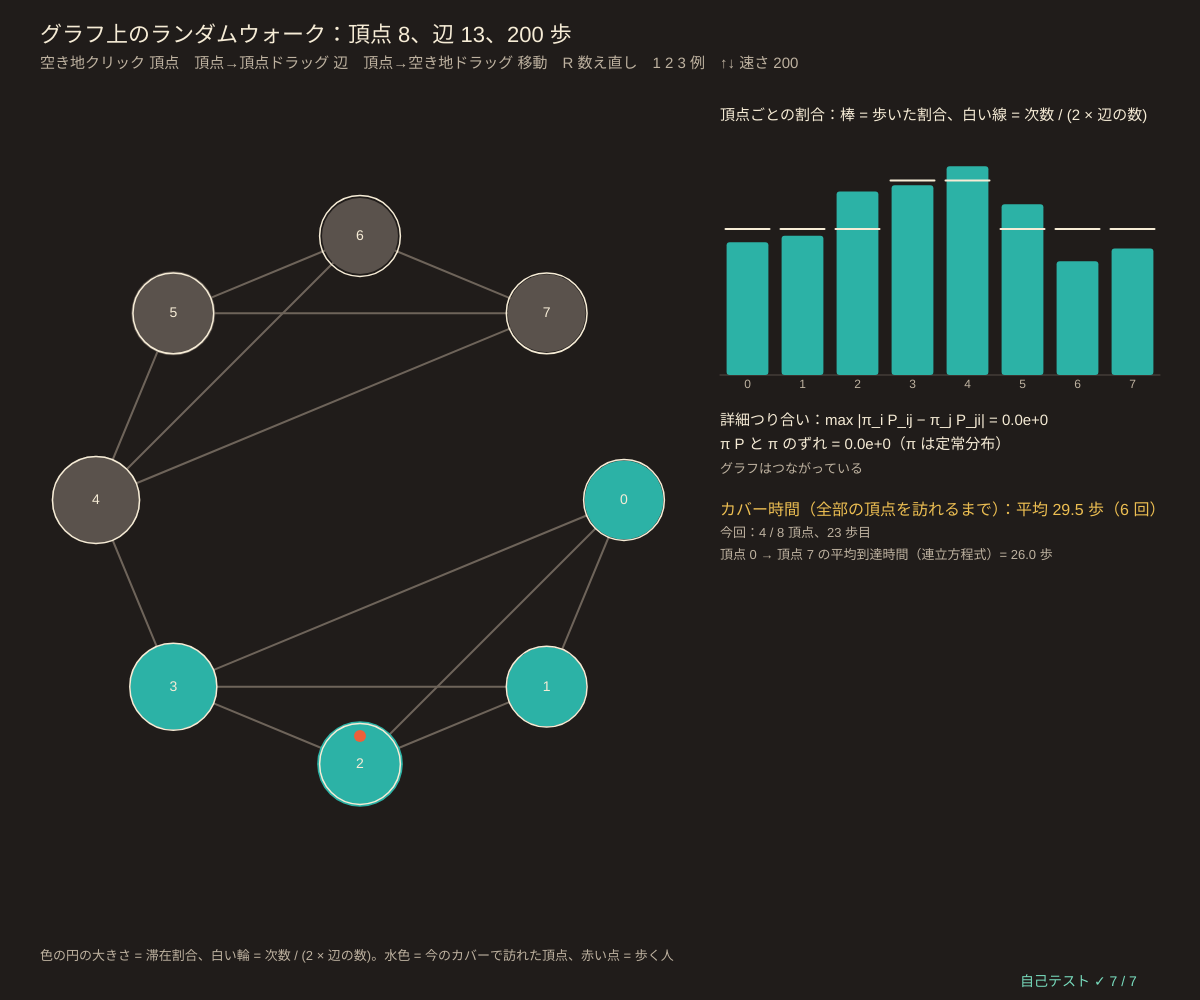
Frame 1 (no input)
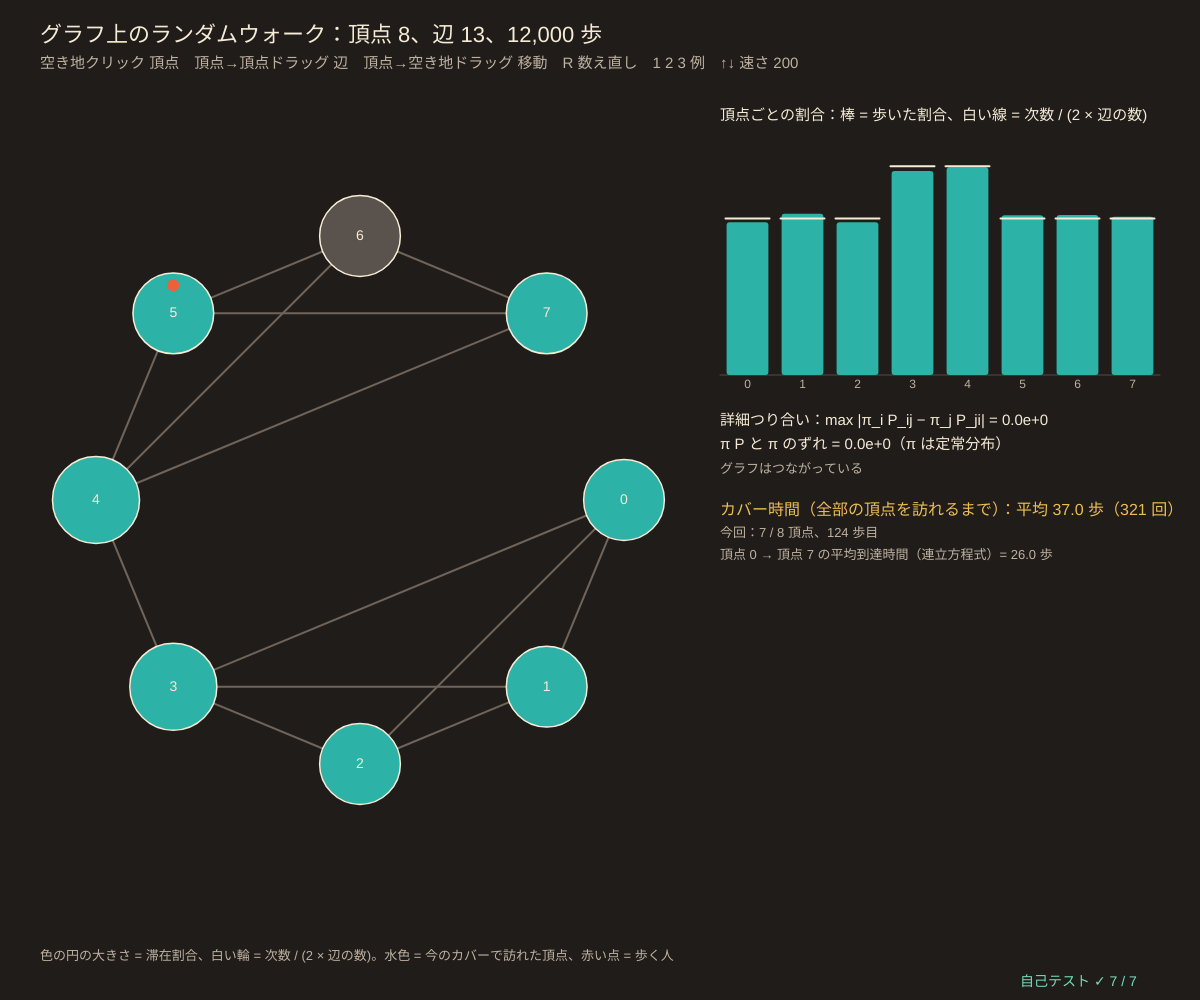
Frame 60 (no input)
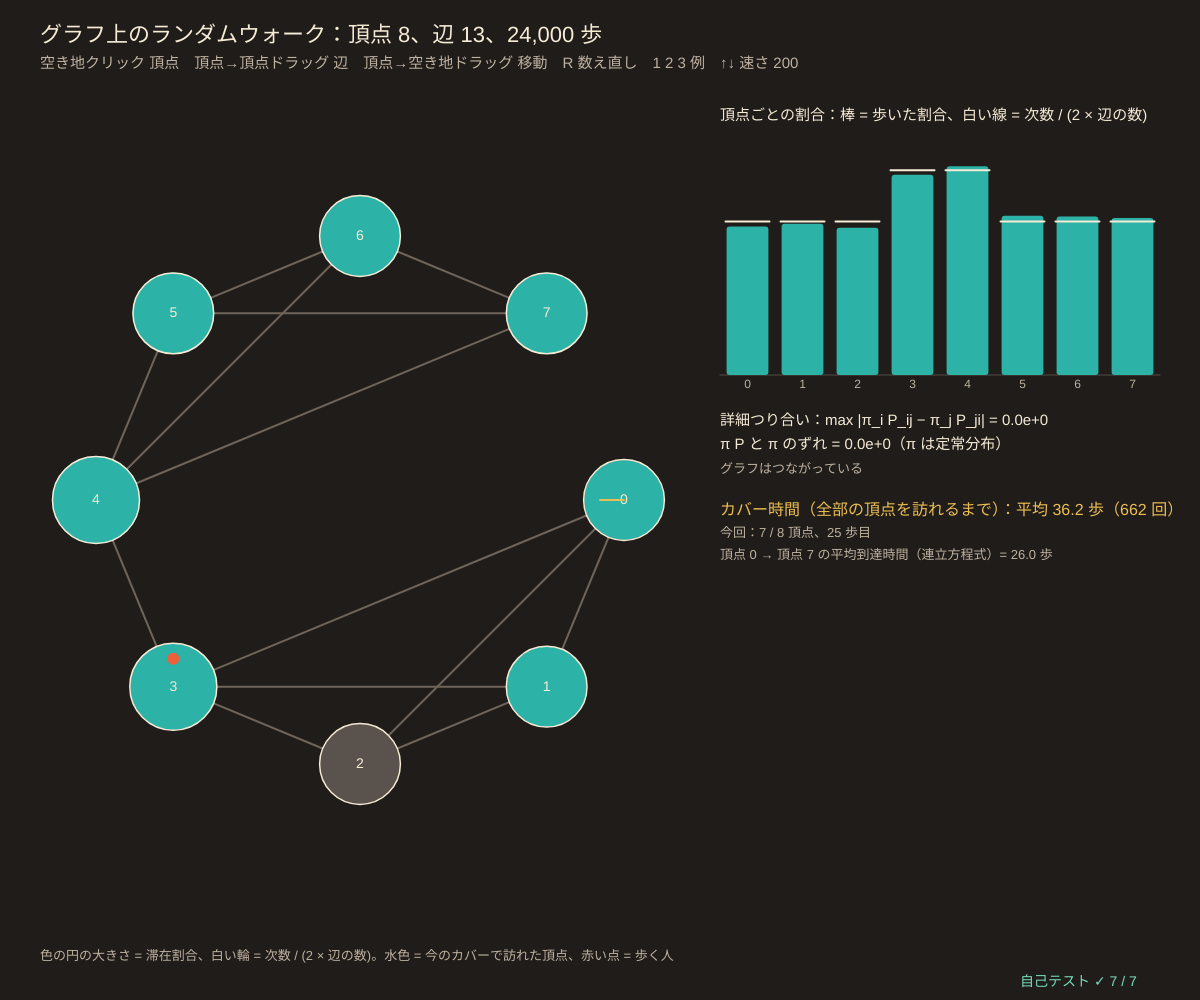
Frame 120 (the mouse pressed at the canvas centre since frame 60)

The p5.js sketch that drew these frames (run headless with seeded random() and noise() and a simulated clock; from frame 60 on, the mouse is pressed at the canvas centre):

// p5.js sketch
// ── sketch.js
// ============================================
// 06 グラフ上のランダムウォーク ─ 頂点から出る辺を 1 本、同じ確率で選んで歩く（P_ij = 1 / 次数(i)）
// 長く歩くと、各頂点にいる時間の割合は「次数（つながっている辺の数）に比例」：π_i = 次数(i) / (2 × 辺の数)
// 理由は詳細つり合い π_i P_ij = π_j P_ji：どの辺でも、行きと帰りの流れが同じ（1 / (2 × 辺の数)）
// カバー時間：全部の頂点を 1 回以上訪れるまでの歩数（何回もやって平均）
// （向きのあるリンクとランダムなジャンプにすると、検索のページランク：シリーズ 8 の 08、シリーズ 31 の 11）
// 空き地をクリック 頂点を追加 / 頂点から頂点へドラッグ 辺をつける・消す / 頂点を空き地へドラッグ 移動 / R 数え直し / 1 2 3 例のグラフ / ↑↓ 速さ
// ============================================

const MAX_V = 12;                        // ★ 頂点の数の上限
const NODE_R = 20;
let pos = [], adjM = [], transP = [], piDeg = [], walker = 0, visits = [], tWalk = 0, speed = 200;
let cover = { seen: [], nSeen: 0, t: 0, done: [], start: 0 }, dragFrom = -1, pressX = 0, pressY = 0;

function setup() {
  createCanvas(windowWidth, windowHeight);
  selfTest();
  seedRng(6); example(1);
}
function example(k) {                    // ★ 例のグラフ
  let cx = width * 0.3, cy = height * 0.5, r = Math.min(width * 0.22, height * 0.32), lists = {
    1: [8, [[0, 1], [1, 2], [2, 3], [3, 0], [0, 2], [3, 4], [4, 5], [5, 6], [6, 7], [7, 4], [4, 6], [5, 7], [1, 3]]],   // 2 つのかたまり
    2: [8, [[0, 1], [1, 2], [2, 3], [3, 4], [4, 5], [5, 6], [6, 7]]],                                                     // 1 本の道
    3: [9, [[0, 1], [0, 2], [0, 3], [0, 4], [0, 5], [0, 6], [0, 7], [0, 8], [1, 2], [5, 6]]],                             // 星（中心の次数が大きい）
  };
  let [n, list] = lists[k]; pos = [];
  for (let i = 0; i < n; i++) pos.push(k === 3 && i === 0 ? [cx, cy] : [cx + r * Math.cos((i * 2 * Math.PI) / (k === 3 ? n - 1 : n)), cy + r * Math.sin((i * 2 * Math.PI) / (k === 3 ? n - 1 : n))]);
  adjM = zerosMat(n); for (let [i, j] of list) { adjM[i][j] = 1; adjM[j][i] = 1; }
  rebuild();
}
// ★ ランダムウォークの遷移：P_ij = 辺があれば 1 / 次数(i)。辺のない頂点はその場にとどまる
function walkP(a) { return fixRows(a.map((r) => r.slice())); }
function degreesOf(a) { return a.map((r) => sumOf(r)); }
function rebuild() {
  transP = walkP(adjM); let deg = degreesOf(adjM), tot = sumOf(deg);
  piDeg = deg.map((d) => (tot > 0 ? d / tot : 0));
  walker = Math.max(0, deg.findIndex((d) => d > 0)); visits = new Array(pos.length).fill(0); tWalk = 0;
  cover = { seen: [], nSeen: 0, t: 0, done: [], start: walker }; resetCover();
}
function resetCover() { cover.seen = new Array(pos.length).fill(false); cover.seen[walker] = true; cover.nSeen = 1; cover.t = 0; cover.start = walker; }
function reachableCount(a, s) { let seen = new Set([s]), q = [s]; while (q.length) { let u = q.shift(); a[u].forEach((v, j) => { if (v && !seen.has(j)) { seen.add(j); q.push(j); } }); } return seen.size; }
// 2 つの頂点の間の「平均の到達時間」h_i = 1 + Σ_j P_ij h_j（h_target = 0）を連立方程式で
function hittingTimes(a, target) {
  let n = a.length, m = eyeMat(n), b = new Array(n).fill(1);
  for (let i = 0; i < n; i++) { if (i === target) { b[i] = 0; continue; } for (let j = 0; j < n; j++) m[i][j] -= a[i][j]; }
  return solveLinear(m, b);
}

function draw() {
  background(...BG);
  let comp = pos.length ? reachableCount(adjM, walker) : 0;
  for (let k = 0; k < speed && pos.length; k++) {
    walker = sampleFrom(transP[walker]); visits[walker]++; tWalk++; cover.t++;
    if (!cover.seen[walker]) { cover.seen[walker] = true; cover.nSeen++; }
    if (cover.nSeen >= comp) { cover.done.push(cover.t); if (cover.done.length > 2000) cover.done.shift(); resetCover(); }
  }
  let edgesN = sumOf(degreesOf(adjM)) / 2;
  hudTitle('グラフ上のランダムウォーク：頂点 ' + pos.length + '、辺 ' + edgesN + '、' + tWalk.toLocaleString() + ' 歩', '空き地クリック 頂点　頂点→頂点ドラッグ 辺　頂点→空き地ドラッグ 移動　R 数え直し　1 2 3 例　↑↓ 速さ ' + speed);

  // ---- グラフ（頂点の大きさ = 滞在割合、白い輪 = 次数から計算した π）
  let fr = visits.map((v) => v / Math.max(1, tWalk));
  stroke(110, 100, 90); strokeWeight(2);
  for (let i = 0; i < pos.length; i++) for (let j = i + 1; j < pos.length; j++) if (adjM[i][j]) line(pos[i][0], pos[i][1], pos[j][0], pos[j][1]);
  for (let i = 0; i < pos.length; i++) {
    let col = cover.seen[i] ? TEAL : [90, 82, 76];
    noStroke(); fill(...col); circle(pos[i][0], pos[i][1], 2 * NODE_R + 120 * Math.sqrt(fr[i]));
    noFill(); stroke(...CREAM); strokeWeight(1.5); circle(pos[i][0], pos[i][1], 2 * NODE_R + 120 * Math.sqrt(piDeg[i]));
    noStroke(); fill(...CREAM); textSize(14); textAlign(CENTER, CENTER); text(i, pos[i][0], pos[i][1]);
  }
  if (pos.length) { noStroke(); fill(...DICE); circle(pos[walker][0], pos[walker][1] - NODE_R - 8, 12); }
  if (dragFrom >= 0) { stroke(...MUSTARD); strokeWeight(2); line(pos[dragFrom][0], pos[dragFrom][1], mouseX, mouseY); }
  noStroke(); fill(...SUB); textSize(13); textAlign(LEFT, TOP);
  text('色の円の大きさ = 滞在割合、白い輪 = 次数 / (2 × 辺の数)。水色 = 今のカバーで訪れた頂点、赤い点 = 歩く人', 40, height - 50);

  // ---- 滞在割合 と π（次数）
  let x = width * 0.6, gw = Math.min(460, width - x - 40), n = pos.length;
  noStroke(); fill(...CREAM); textSize(15); textAlign(LEFT, BASELINE); text('頂点ごとの割合：棒 = 歩いた割合、白い線 = 次数 / (2 × 辺の数)', x, 120);
  let top = Math.max(0.05, ...piDeg, ...fr) * 1.15, bh = height * 0.24;
  drawBars(x, 135, gw, bh, fr, [TEAL], top, pos.map((_, i) => String(i)));
  for (let i = 0; i < n; i++) { let bx = x + (i + 0.5) * (gw / n), y = 135 + bh - (piDeg[i] / top) * bh; stroke(...CREAM); strokeWeight(2); line(bx - gw / n / 2.5, y, bx + gw / n / 2.5, y); }
  // 詳細つり合い
  let db = 0; for (let i = 0; i < n; i++) for (let j = 0; j < n; j++) db = Math.max(db, Math.abs(piDeg[i] * transP[i][j] - piDeg[j] * transP[j][i]));
  let ty = 135 + bh + 50;
  noStroke(); fill(...CREAM); textSize(15); textAlign(LEFT, BASELINE);
  text('詳細つり合い：max |π_i P_ij − π_j P_ji| = ' + db.toExponential(1), x, ty);
  text('π P と π のずれ = ' + (n ? maxAbsDiff(vecMat(piDeg, transP), piDeg).toExponential(1) : '—') + '（π は定常分布）', x, ty + 24);
  fill(...(comp < n ? DICE : SUB)); textSize(13); text(comp < n ? 'つながっていない頂点がある → 歩く人のいる部分だけで考える' : 'グラフはつながっている', x, ty + 48);
  // カバー時間
  let cy2 = ty + 90; fill(...MUSTARD); textSize(16);
  text('カバー時間（全部の頂点を訪れるまで）：平均 ' + (cover.done.length ? fmtN(meanOf(cover.done), 1) : '…') + ' 歩（' + cover.done.length + ' 回）', x, cy2);
  fill(...SUB); textSize(13); text('今回：' + cover.nSeen + ' / ' + comp + ' 頂点、' + cover.t + ' 歩目', x, cy2 + 22);
  if (n > 1 && comp === n) { let h = hittingTimes(transP, n - 1); if (h) text('頂点 0 → 頂点 ' + (n - 1) + ' の平均到達時間（連立方程式）= ' + fmtN(h[0], 1) + ' 歩', x, cy2 + 44); }
  drawSelfTest(width - 180, height - 14);
}

function nodeAt(x, y) { for (let i = 0; i < pos.length; i++) if (Math.hypot(x - pos[i][0], y - pos[i][1]) < NODE_R + 6) return i; return -1; }
function mousePressed() {
  pressX = mouseX; pressY = mouseY; if (mouseX > width * 0.57 || mouseY < 90) return;
  let i = nodeAt(mouseX, mouseY);
  if (i >= 0) { dragFrom = i; return; }
  if (pos.length < MAX_V) { pos.push([mouseX, mouseY]); adjM = adjM.map((r) => r.concat([0])); adjM.push(new Array(pos.length).fill(0)); rebuild(); }
}
function mouseReleased() {
  if (dragFrom < 0) return;
  let j = nodeAt(mouseX, mouseY);
  if (j >= 0 && j !== dragFrom) { adjM[dragFrom][j] = adjM[j][dragFrom] = adjM[dragFrom][j] ? 0 : 1; rebuild(); }
  else if (j < 0 && Math.hypot(mouseX - pressX, mouseY - pressY) > 8) pos[dragFrom] = [clampv(mouseX, 40, width * 0.57), clampv(mouseY, 100, height - 70)];
  dragFrom = -1;
}
function keyPressed() {
  if (key === 'r' || key === 'R') rebuild();
  if (key === '1' || key === '2' || key === '3') { example(Number(key)); }
  if (key === UP_ARROW) speed = Math.min(20000, speed * 2);
  if (key === DOWN_ARROW) speed = Math.max(1, Math.floor(speed / 2));
  return false;
}

// ============================================
// やってみよう
// 1. 例 3（星）：中心の割合は？ 次数 8 の頂点は、次数 1 の頂点の 8 倍の時間いる
// 2. 例 2（1 本の道）はカバー時間が長い。両はしの間の到達時間は（辺の数）² になる
// 3. 2 つのかたまりを 1 本の辺だけでつなぐと、カバー時間はどう変わる？（ボトルネック）
// 4. 全部の頂点どうしをつないだ「完全グラフ」のカバー時間は、クーポン集めの問題と同じ
// ============================================

// ---- 自己テスト
function selfTest() {
  selfTestResults = [];
  let graph = (n, list) => { let a = zerosMat(n); for (let [i, j] of list) { a[i][j] = 1; a[j][i] = 1; } return a; };
  let gA = graph(6, [[0, 1], [1, 2], [2, 0], [2, 3], [3, 4], [4, 5], [5, 3], [1, 4]]), pA = walkP(gA), dA = degreesOf(gA), piA = dA.map((d) => d / sumOf(dA));
  check('遷移行列の行の合計 = 1', rowSumErr(pA) < 1e-12);
  check('連立方程式の定常分布 = 次数 / (2 × 辺の数)', maxAbsDiff(stationaryExact(pA), piA) < 1e-12);
  let db = 0; for (let i = 0; i < 6; i++) for (let j = 0; j < 6; j++) db = Math.max(db, Math.abs(piA[i] * pA[i][j] - piA[j] * pA[j][i]));
  check('詳細つり合い π_i P_ij = π_j P_ji（ずれ ' + db.toExponential(1) + '）', db < 1e-15);
  let cyc = graph(6, [[0, 1], [1, 2], [2, 3], [3, 4], [4, 5], [5, 0]]);   // 周期 2（二部グラフ）でも π は求まる
  check('偶数の輪（周期 2）でも π = 一様（1/6）', maxAbsDiff(stationaryExact(walkP(cyc)), new Array(6).fill(1 / 6)) < 1e-12);
  seedRng(66); let w = 0, cnt = new Array(6).fill(0), nS = 200000;
  for (let t = 0; t < nS; t++) { w = sampleFrom(pA[w]); cnt[w]++; }
  check('20 万歩の滞在割合 ≈ 次数に比例（ずれ < 0.01）', maxAbsDiff(cnt.map((c) => c / nS), piA) < 0.01);
  let path = graph(6, [[0, 1], [1, 2], [2, 3], [3, 4], [4, 5]]);
  check('1 本の道（辺 5 本）：はし → はしの平均到達時間 = 5² = 25', near(hittingTimes(walkP(path), 5)[0], 25, 1e-9));
  // 完全グラフ K_6 のカバー時間 = (n − 1)(1 + 1/2 + … + 1/(n − 1))（クーポン集め）
  let kl = []; for (let i = 0; i < 6; i++) for (let j = i + 1; j < 6; j++) kl.push([i, j]);
  let pK = walkP(graph(6, kl)), runs = 6000, tot = 0, expect = 5 * (1 + 1 / 2 + 1 / 3 + 1 / 4 + 1 / 5);
  for (let r = 0; r < runs; r++) { let s = 0, seen = new Set([0]), t = 0; while (seen.size < 6) { s = sampleFrom(pK[s]); seen.add(s); t++; } tot += t; }
  check('完全グラフ K₆ のカバー時間（6000 回）' + fmtN(tot / runs, 2) + ' ≈ クーポン集め ' + fmtN(expect, 2) + '（4% 以内）', Math.abs(tot / runs / expect - 1) < 0.04);
  reportSelfTest();
}

// ==================================================
// ここから下は「マルコフ連鎖の道具」（中身は読まなくても OK。消さないでね）
// ==================================================
// ---- 色と小さな道具
const BG = [32, 28, 26];                // 背景（あたたかい炭色）
const CREAM = [246, 236, 214], DICE = [236, 96, 58], TEAL = [44, 178, 166], MUSTARD = [236, 190, 82], PLUM = [190, 130, 200], SUB = [190, 178, 160];
const STATE_COLS = [[236, 96, 58], [44, 178, 166], [236, 190, 82], [190, 130, 200], [120, 190, 240], [150, 210, 110], [240, 140, 170], [200, 170, 130]];
function clampv(v, a, b) { return v < a ? a : v > b ? b : v !== v ? a : v; }     // NaN なら a に戻す
function sumOf(a) { let s = 0; for (let v of a) s += v; return s; }
function meanOf(a) { return a.length ? sumOf(a) / a.length : 0; }
function sampleFrom(p) { let u = rnd() * sumOf(p), c = 0; for (let i = 0; i < p.length; i++) { c += p[i]; if (u < c) return i; } return p.length - 1; }   // 確率 p[i] で i を返す
function fmtN(v, d) { if (typeof v !== 'number' || v !== v) return '?'; if (!isFinite(v)) return '∞'; let s = v.toFixed(d === undefined ? 2 : d); return /^-0\.?0*$/.test(s) ? s.slice(1) : s; }
function hudTitle(t, sub) {            // 左上の見出しと操作の説明
  noStroke(); fill(...CREAM); textSize(22); textAlign(LEFT, BASELINE); text(t, 40, 42);
  fill(...SUB); textSize(15); text(sub, 40, 68);
}
// ---- 種つきの乱数（同じ種なら毎回同じ列 → 実験をくり返せる）
let rngState = 1;
function seedRng(s) { rngState = (s >>> 0) || 1; }
function rnd() {                       // 0〜1 の一様乱数（mulberry32）
  rngState = (rngState + 0x6d2b79f5) >>> 0;
  let t = rngState;
  t = Math.imul(t ^ (t >>> 15), t | 1);
  t ^= t + Math.imul(t ^ (t >>> 7), t | 61);
  return ((t ^ (t >>> 14)) >>> 0) / 4294967296;
}
function rndInt(a, b) { return a + Math.floor(rnd() * (b - a + 1)); }
function randn() { let u = 1 - rnd(), v = rnd(); return Math.sqrt(-2 * Math.log(u)) * Math.cos(2 * Math.PI * v); }   // 標準正規分布
// ---- 行列の道具（行列 = 配列の配列。遷移行列 transP[i][j] = i の次に j へ行く確率、行の和 = 1）
function zerosMat(n, m) { let a = []; for (let i = 0; i < n; i++) a.push(new Array(m === undefined ? n : m).fill(0)); return a; }
function eyeMat(n) { let a = zerosMat(n); for (let i = 0; i < n; i++) a[i][i] = 1; return a; }
function copyMat(a) { return a.map((r) => r.slice()); }
function matMul(a, b) {                // 行列の積 (a b)[i][j] = Σ_k a[i][k] b[k][j]
  let n = a.length, m = b[0].length, kk = b.length, c = zerosMat(n, m);
  for (let i = 0; i < n; i++) for (let k = 0; k < kk; k++) { let v = a[i][k]; if (v !== 0) for (let j = 0; j < m; j++) c[i][j] += v * b[k][j]; }
  return c;
}
function vecMat(v, a) {                // 横ベクトル × 行列：次の時刻の分布 = いまの分布 × P
  let out = new Array(a[0].length).fill(0);
  for (let i = 0; i < v.length; i++) if (v[i] !== 0) for (let j = 0; j < out.length; j++) out[j] += v[i] * a[i][j];
  return out;
}
function matPow(a, k) { let r = eyeMat(a.length); for (let t = 0; t < k; t++) r = matMul(r, a); return r; }   // P^k（k 回かけるだけ）
function maxAbsDiff(a, b) {            // 2 つの行列（またはベクトル）のいちばん大きなずれ
  let d = 0;
  for (let i = 0; i < a.length; i++) { if (Array.isArray(a[i])) d = Math.max(d, maxAbsDiff(a[i], b[i])); else d = Math.max(d, Math.abs(a[i] - b[i])); }
  return d;
}
function rowSumErr(a, target) { let d = 0; for (let r of a) d = Math.max(d, Math.abs(sumOf(r) - (target === undefined ? 1 : target))); return d; }
function fixRows(a) {                  // 行の和を 1 に。全部 0 の行は「その場にとどまる」にする（NaN を出さない）
  return a.map((r, i) => { let s = sumOf(r); if (!(s > 1e-12)) { let z = r.map(() => 0); z[i] = 1; return z; } return r.map((v) => v / s); });
}
function solveLinear(a, b) {           // ガウスの消去法（部分ピボット）で a x = b。解けなければ null
  let n = a.length, m = a.map((r, i) => r.concat([b[i]]));
  for (let c = 0; c < n; c++) {
    let p = c; for (let r = c + 1; r < n; r++) if (Math.abs(m[r][c]) > Math.abs(m[p][c])) p = r;
    if (Math.abs(m[p][c]) < 1e-13) return null;
    [m[c], m[p]] = [m[p], m[c]];
    for (let r = 0; r < n; r++) { if (r === c) continue; let f = m[r][c] / m[c][c]; if (f !== 0) for (let k = c; k <= n; k++) m[r][k] -= f * m[c][k]; }
  }
  return m.map((r, i) => r[n] / r[i]);
}
function matInv(a) {                   // 逆行列（ガウス-ジョルダン）。逆がなければ null
  let n = a.length, cols = [];
  for (let j = 0; j < n; j++) { let e = new Array(n).fill(0); e[j] = 1; let x = solveLinear(a, e); if (!x) return null; cols.push(x); }
  return a.map((_, i) => cols.map((c) => c[i]));
}
// 定常分布：π P = π と Σ π = 1 を連立方程式として解く（(P^T − I) π = 0 の最後の式を Σ π = 1 に置きかえる）
function stationaryExact(a) {
  let n = a.length, m = zerosMat(n), b = new Array(n).fill(0);
  for (let i = 0; i < n; i++) for (let j = 0; j < n; j++) m[i][j] = a[j][i] - (i === j ? 1 : 0);
  for (let j = 0; j < n; j++) m[n - 1][j] = 1; b[n - 1] = 1;
  return solveLinear(m, b);
}
function stationaryPower(a, tol, maxIt, start) {   // べき乗法：π ← π P を変化が tol 未満になるまで
  let n = a.length, v = start ? start.slice() : new Array(n).fill(1 / n), its = 0, d = Infinity;
  while (d > (tol || 1e-13) && its < (maxIt || 100000)) { let w = vecMat(v, a); d = maxAbsDiff(w, v); v = w; its++; }
  return { pi: v, its };
}
function tvDist(p, q) { let s = 0; for (let i = 0; i < p.length; i++) s += Math.abs(p[i] - q[i]); return s / 2; }   // 全変動距離
function entropyRate(a, pi) {          // エントロピー率 H = −Σ_i π_i Σ_j P_ij log₂ P_ij（1 歩あたりの情報量、ビット）
  let h = 0;
  for (let i = 0; i < a.length; i++) for (let v of a[i]) if (v > 0) h -= pi[i] * v * Math.log2(v);
  return h;
}
// ---- グラフの道具：g = { x, y, w, h, x0, x1, y0, y1 }
function gX(g, v) { return g.x + clampv((v - g.x0) / (g.x1 - g.x0), -0.02, 1.02) * g.w; }
function gY(g, v) { return g.y + g.h - clampv((v - g.y0) / (g.y1 - g.y0), -0.02, 1.02) * g.h; }
function plotAxes(g, xl, yl, xt, yt) {
  stroke(84, 76, 70); strokeWeight(1); noFill(); rect(g.x, g.y, g.w, g.h);
  noStroke(); fill(...SUB); textSize(12); textAlign(CENTER, TOP);
  for (let v of xt) text(+v.toPrecision(3), gX(g, v), g.y + g.h + 4);
  textAlign(RIGHT, CENTER);
  for (let v of yt) text(+v.toPrecision(3), g.x - 5, gY(g, v));
  textAlign(LEFT, BASELINE); fill(...CREAM); textSize(13);
  text(xl, g.x + g.w - textWidth(xl), g.y + g.h + 30); text(yl, g.x, g.y - 8);
}
function polyline(pts) {               // 点が 2 つ以上あるときだけ折れ線を描く（空の beginShape を作らない）
  if (pts.length < 2) return;
  noFill(); beginShape(); for (let p of pts) vertex(p[0], p[1]); endShape();
}
function drawCurve(g, arr, col, sw, xOff) {   // arr[i] を x = i (+ xOff) に。長いときは間引いて 600 点まで
  let n = arr.length, stride = Math.max(1, Math.ceil(n / 600)), pts = [];
  for (let i = 0; i < n; i += stride) pts.push([gX(g, i + (xOff || 0)), gY(g, arr[i])]);
  if (n > 1 && (n - 1) % stride) pts.push([gX(g, n - 1 + (xOff || 0)), gY(g, arr[n - 1])]);
  stroke(...col); strokeWeight(sw || 2); polyline(pts);
}
function legend(x, y, items) {         // items = [[色, 名前], …]
  textSize(13); textAlign(LEFT, CENTER);
  for (let [c, s] of items) { noStroke(); fill(...c); rect(x, y - 5, 16, 10); fill(...CREAM); text(s, x + 22, y); y += 20; }
}
function drawBars(x, y, w, h, vals, cols, top, names) {   // 棒グラフ（top = 縦軸の上限）
  let n = vals.length, bw = w / n;
  stroke(84, 76, 70); strokeWeight(1); line(x, y + h, x + w, y + h); noStroke();
  for (let i = 0; i < n; i++) {
    let c = cols[i % cols.length], hh = clampv(vals[i] / (top || 1), 0, 1) * h; fill(...c); rect(x + i * bw + bw * 0.12, y + h - hh, bw * 0.76, hh, 3);
    if (names) { fill(...SUB); textSize(12); textAlign(CENTER, TOP); text(names[i], x + i * bw + bw / 2, y + h + 4); }
  }
}
// ---- 自己テストの道具
let selfTestResults = [];
function check(name, cond) { selfTestResults.push({ name, ok: !!cond }); }
function near(a, b, tol) { return a !== null && a !== undefined && isFinite(a) && Math.abs(a - b) <= (tol === undefined ? 1e-9 : tol); }
function noNaN(v) { return Array.isArray(v) || ArrayBuffer.isView(v) ? Array.from(v).every(noNaN) : !(typeof v === 'number' && !isFinite(v)); }
function reportSelfTest() { for (let r of selfTestResults) (r.ok ? console.log : console.error)((r.ok ? '✓ ' : '✗ ') + r.name); }
function selfTestLine() { let n = selfTestResults.filter((r) => r.ok).length; return '自己テスト ' + (n === selfTestResults.length ? '✓ ' : '✗ ') + n + ' / ' + selfTestResults.length; }
function drawSelfTest(x, y) { noStroke(); fill(selfTestResults.every((r) => r.ok) ? color(120, 220, 190) : color(255, 90, 90)); textSize(14); textAlign(LEFT, BASELINE); text(selfTestLine(), x, y); }
